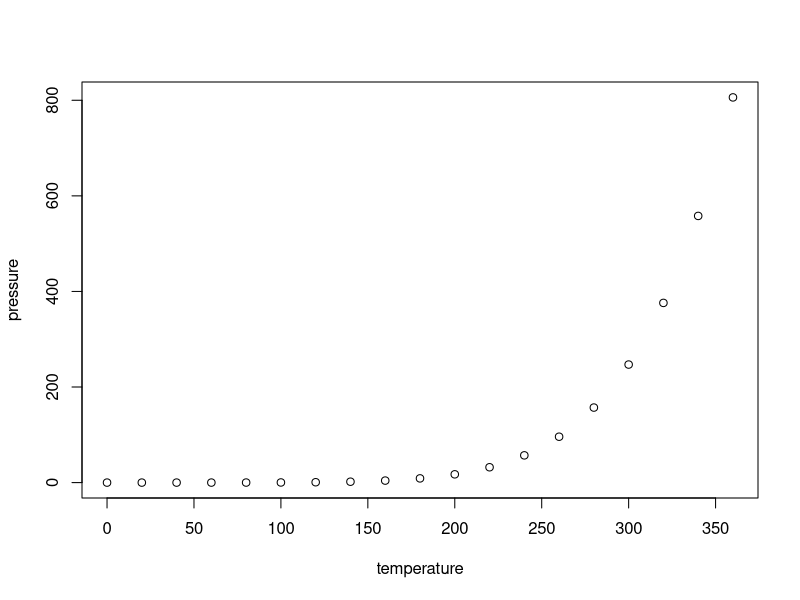
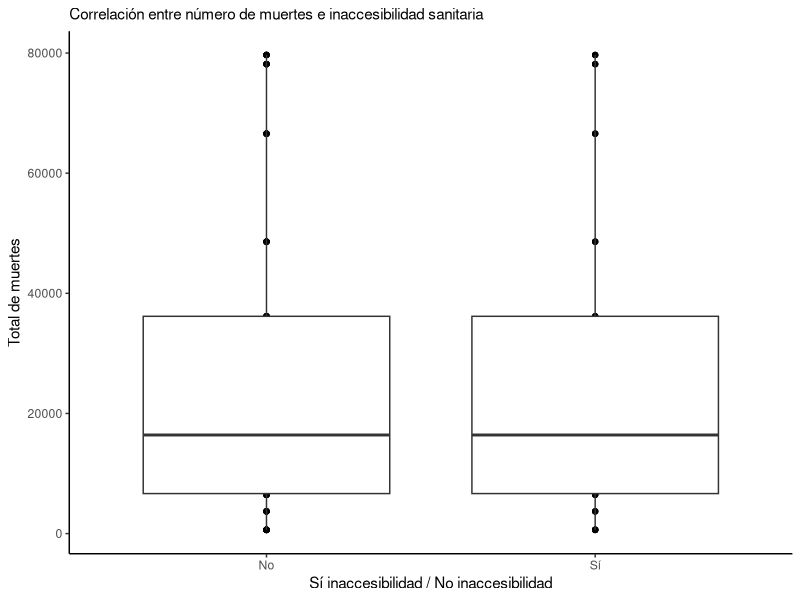

Write R code to recreate these figures, in order.
## ---- chunk 1
knitr::opts_chunk$set(echo = TRUE)
## ---- chunk 2
summary(cars)
## ---- chunk 3
plot(pressure)
## ---- chunk 4
   library(readr)
   Inaccesibilidad_por_motivos_economicos <-
   read_delim("DATOS/Inaccesibilidad por motivos economicos.csv", 
   delim = ";", escape_double = FALSE, trim_ws = TRUE)
   View(Inaccesibilidad_por_motivos_economicos)
## ---- chunk 5
str(Inaccesibilidad_por_motivos_economicos)
## ---- chunk 6
spec(Inaccesibilidad_por_motivos_economicos)
## ---- chunk 7
summary(Inaccesibilidad_por_motivos_economicos)
## ---- chunk 8
library(tidyverse)
## ---- chunk 9
Inaccesibilidad_m_economicos <-  
  Inaccesibilidad_por_motivos_economicos %>% 
  select(`Comunidad autónoma`, `Sí o no`, Total,`Sexo`,`Tipos atención sanitaria`)

Inaccesibilidad_m_economicos

Datos_filtrados_economicos<-
Inaccesibilidad_m_economicos %>%
  filter(`Comunidad autónoma`!="Total Nacional" & `Sí o no` != "TOTAL" & `Sí o no` != "No" & `Sí o no` != "No necesitó asistencia" & `Sí o no` != "No consta",`Sexo` != "Hombres"&`Sexo` !="Mujeres"& `Tipos atención sanitaria`!="Medicamento recetado")%>%
group_by(`Comunidad autónoma`,`Sexo`,`Tipos atención sanitaria`,`Total`)
  
View(Datos_filtrados_economicos)

## ---- chunk 10
library(tidyverse)
## ---- chunk 11
library(readxl)
Muerte_inaccesibilidad <- read_excel("DATOS/Muerte_inaccesibilidad.xlsx")
View(Muerte_inaccesibilidad)
## ---- chunk 12
summary(Muerte_inaccesibilidad)
str(Muerte_inaccesibilidad)
## ---- chunk 13
Muerte_inaccesibilidad %>%
  select(`Comunidad autónoma de residencia del fallecido`, Total_muertes = Total)
## ---- chunk 14
library(readxl)
inaccesibilidad_comunidades <- read_excel("DATOS/inaccesibilidad_comunidades.xlsx")
View(inaccesibilidad_comunidades)
## ---- chunk 15
summary(inaccesibilidad_comunidades)
str(inaccesibilidad_comunidades)
## ---- chunk 16
inaccesibilidad_comunidades %>%
  select(`Comunidad autónoma`, `Sí o no`, Total)
## ---- chunk 17
Correlacion_muerte_inaccesibilidad <-
Muerte_inaccesibilidad %>% 
  select(`Comunidad autónoma de residencia del fallecido`, Total) %>% 
  full_join(x = ., 
            y = inaccesibilidad_comunidades %>% 
              select(`Comunidad autónoma`, `Sí o no`, Total),
            by = c("Comunidad autónoma de residencia del fallecido" = "Comunidad autónoma"))
## ---- chunk 18
Correlacion_muerte_inaccesibilidad
table(Correlacion_muerte_inaccesibilidad$`Sí o no`)
## ---- chunk 19
Resultado_final <- Correlacion_muerte_inaccesibilidad %>% 
  mutate(`Sí o no` = factor(`Sí o no`, labels = c("No", "No", "Sí", "Total"))) %>% 
  filter(`Sí o no` != "Total")
  
x11()
## ---- chunk 20
Resultado_final %>% 
  drop_na() %>% 
  ggplot(data = ., mapping = aes(x = `Sí o no` , y = Total.x)) +
  geom_point(na.rm = TRUE) +
  geom_boxplot(na.rm = TRUE)+
  labs(x = "Sí inaccesibilidad / No inaccesibilidad", y = "Total de muertes", 
       subtitle = "Correlación entre número de muertes e inaccesibilidad sanitaria") +
  theme_classic()
## ---- chunk 21
library(readr)
Inaccesibilidad_y_dificultades_de_transporte <- read_delim("DATOS/Inaccesibilidad y dificultades de transporte.csv", 
    delim = ";", escape_double = FALSE, trim_ws = TRUE)
View(Inaccesibilidad_y_dificultades_de_transporte)
## ---- chunk 22
str(Inaccesibilidad_y_dificultades_de_transporte)
## ---- chunk 23
spec(Inaccesibilidad_y_dificultades_de_transporte)
## ---- chunk 24
summary(Inaccesibilidad_y_dificultades_de_transporte)
## ---- chunk 25
library(tidyverse)
## ---- chunk 26
Inaccesibilidad_transporte <-  
  Inaccesibilidad_y_dificultades_de_transporte %>% 
  select(`Comunidad autónoma`, `Sí o no`, Total, `Sexo`)
  
Inaccesibilidad_transporte
## ---- chunk 27
Datos_filtrados<-
Inaccesibilidad_transporte %>%
  filter(`Comunidad autónoma`!="Total Nacional" & `Sí o no` != "TOTAL" & `Sí o no` != "No" & `Sí o no` != "No necesitó asistencia" & `Sí o no` != "No consta",`Sexo` != "Hombres"&`Sexo` !="Mujeres")%>%
group_by(`Comunidad autónoma`,`Sexo`)
  
View(Datos_filtrados)
